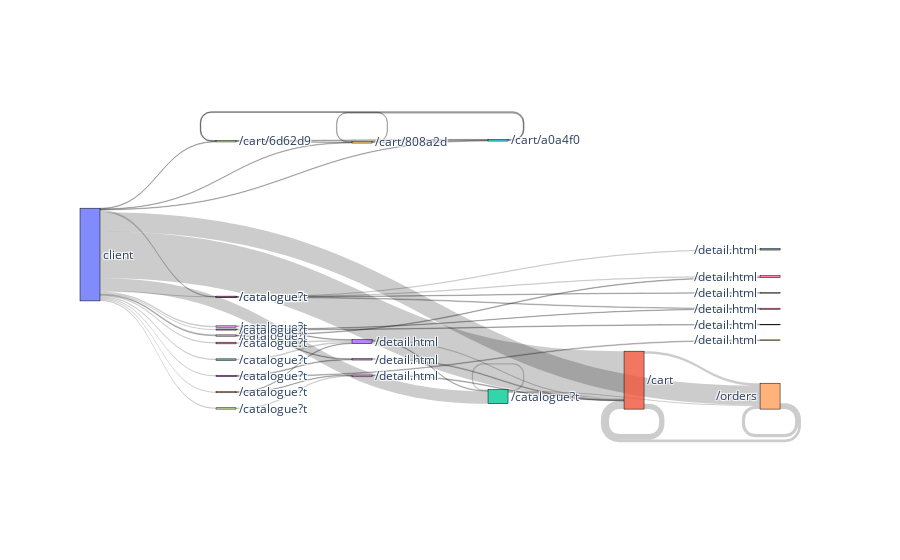

Notebook cell for this chart:
### Markdown cell above
## 4.3 Sankey Visualisations

### Code cell
create_sankey(flows,50, num_dict,'default')

### Figure 1 — Plotly figure (JSON) as saved in the notebook; plotly's stock layout.template omitted (floating-point values rounded to 4 significant figures; data arrays with more than 128 entries replaced by an {"elided": "..."} marker saying what was removed)
{"data": [{"arrangement": "snap", "link": {"source": [0, 0, 0, 0, 0, 0, 0, 0, 0, 0, 0, 0, 0, 0, 0, 0, 0, 1, 1, 3, 3, 4, 4, 8, 12, 12, 12, 23, 24, 24, 28, 28, 47, 47, 49, 49, 55, 55, 61, 61, 67, 88, 103, 103, 116, 192, 278, 337, 410, 410], "target": [1, 4, 12, 24, 28, 47, 49, 55, 61, 67, 88, 103, 116, 192, 278, 337, 410, 1, 4, 1, 12, 1, 4, 1, 1, 4, 12, 1, 3, 8, 6, 23, 49, 55, 47, 55, 47, 49, 17, 36, 10, 3, 23, 39, 3, 3, 6, 8, 36, 41], "value": [5306, 2180, 1402, 122, 107, 73, 64, 59, 132, 121, 152, 128, 153, 126, 126, 120, 124, 606, 280, 125, 65, 312, 351, 80, 50, 120, 136, 78, 52, 50, 74, 71, 57, 65, 56, 68, 48, 70, 59, 73, 153, 67, 84, 80, 188, 158, 157, 151, 49, 70]}, "node": {"label": {"elided": "15562 str values"}, "line": {"color": "black", "width": 0.5}, "pad": 15, "thickness": 20}, "type": "sankey"}], "layout": {}}
